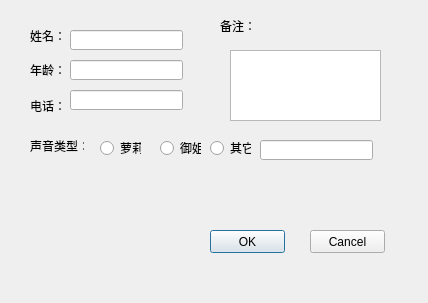
<?xml version="1.0" encoding="UTF-8"?>
<ui version="4.0">
 <class>Dialog</class>
 <widget class="QDialog" name="Dialog">
  <property name="geometry">
   <rect>
    <x>0</x>
    <y>0</y>
    <width>428</width>
    <height>303</height>
   </rect>
  </property>
  <property name="windowTitle">
   <string>Dialog</string>
  </property>
  <widget class="QLabel" name="label">
   <property name="geometry">
    <rect>
     <x>30</x>
     <y>30</y>
     <width>54</width>
     <height>12</height>
    </rect>
   </property>
   <property name="text">
    <string>姓名：</string>
   </property>
  </widget>
  <widget class="QLabel" name="label_3">
   <property name="geometry">
    <rect>
     <x>30</x>
     <y>60</y>
     <width>54</width>
     <height>20</height>
    </rect>
   </property>
   <property name="text">
    <string>年龄：</string>
   </property>
  </widget>
  <widget class="QLabel" name="label_4">
   <property name="geometry">
    <rect>
     <x>30</x>
     <y>140</y>
     <width>54</width>
     <height>12</height>
    </rect>
   </property>
   <property name="text">
    <string>声音类型：</string>
   </property>
  </widget>
  <widget class="QLabel" name="label_5">
   <property name="geometry">
    <rect>
     <x>30</x>
     <y>100</y>
     <width>54</width>
     <height>12</height>
    </rect>
   </property>
   <property name="text">
    <string>电话：</string>
   </property>
  </widget>
  <widget class="QRadioButton" name="radioButton">
   <property name="geometry">
    <rect>
     <x>100</x>
     <y>140</y>
     <width>41</width>
     <height>16</height>
    </rect>
   </property>
   <property name="text">
    <string>萝莉</string>
   </property>
  </widget>
  <widget class="QRadioButton" name="radioButton_2">
   <property name="geometry">
    <rect>
     <x>160</x>
     <y>140</y>
     <width>41</width>
     <height>16</height>
    </rect>
   </property>
   <property name="text">
    <string>御姐</string>
   </property>
  </widget>
  <widget class="QRadioButton" name="radioButton_3">
   <property name="geometry">
    <rect>
     <x>210</x>
     <y>140</y>
     <width>41</width>
     <height>16</height>
    </rect>
   </property>
   <property name="text">
    <string>其它</string>
   </property>
  </widget>
  <widget class="QLineEdit" name="lineEdit">
   <property name="geometry">
    <rect>
     <x>260</x>
     <y>140</y>
     <width>113</width>
     <height>20</height>
    </rect>
   </property>
  </widget>
  <widget class="QLineEdit" name="lineEdit_2">
   <property name="geometry">
    <rect>
     <x>70</x>
     <y>30</y>
     <width>113</width>
     <height>20</height>
    </rect>
   </property>
   <property name="text">
    <string/>
   </property>
  </widget>
  <widget class="QLineEdit" name="lineEdit_3">
   <property name="geometry">
    <rect>
     <x>70</x>
     <y>60</y>
     <width>113</width>
     <height>20</height>
    </rect>
   </property>
  </widget>
  <widget class="QLineEdit" name="lineEdit_4">
   <property name="geometry">
    <rect>
     <x>70</x>
     <y>90</y>
     <width>113</width>
     <height>20</height>
    </rect>
   </property>
  </widget>
  <widget class="QLabel" name="label_2">
   <property name="geometry">
    <rect>
     <x>220</x>
     <y>20</y>
     <width>54</width>
     <height>12</height>
    </rect>
   </property>
   <property name="text">
    <string>备注：</string>
   </property>
  </widget>
  <widget class="QTextEdit" name="textEdit">
   <property name="geometry">
    <rect>
     <x>230</x>
     <y>50</y>
     <width>151</width>
     <height>71</height>
    </rect>
   </property>
   <property name="markdown">
    <string/>
   </property>
   <property name="html">
    <string>&lt;!DOCTYPE HTML PUBLIC &quot;-//W3C//DTD HTML 4.0//EN&quot; &quot;http://www.w3.org/TR/REC-html40/strict.dtd&quot;&gt;
&lt;html&gt;&lt;head&gt;&lt;meta name=&quot;qrichtext&quot; content=&quot;1&quot; /&gt;&lt;style type=&quot;text/css&quot;&gt;
p, li { white-space: pre-wrap; }
&lt;/style&gt;&lt;/head&gt;&lt;body style=&quot; font-family:'SimSun'; font-size:9pt; font-weight:400; font-style:normal;&quot;&gt;
&lt;p style=&quot;-qt-paragraph-type:empty; margin-top:0px; margin-bottom:0px; margin-left:0px; margin-right:0px; -qt-block-indent:0; text-indent:0px;&quot;&gt;&lt;br /&gt;&lt;/p&gt;&lt;/body&gt;&lt;/html&gt;</string>
   </property>
  </widget>
  <widget class="QPushButton" name="OK">
   <property name="geometry">
    <rect>
     <x>210</x>
     <y>230</y>
     <width>75</width>
     <height>23</height>
    </rect>
   </property>
   <property name="text">
    <string>OK</string>
   </property>
  </widget>
  <widget class="QPushButton" name="Cancel">
   <property name="geometry">
    <rect>
     <x>310</x>
     <y>230</y>
     <width>75</width>
     <height>23</height>
    </rect>
   </property>
   <property name="text">
    <string>Cancel</string>
   </property>
  </widget>
 </widget>
 <resources/>
 <connections/>
</ui>
